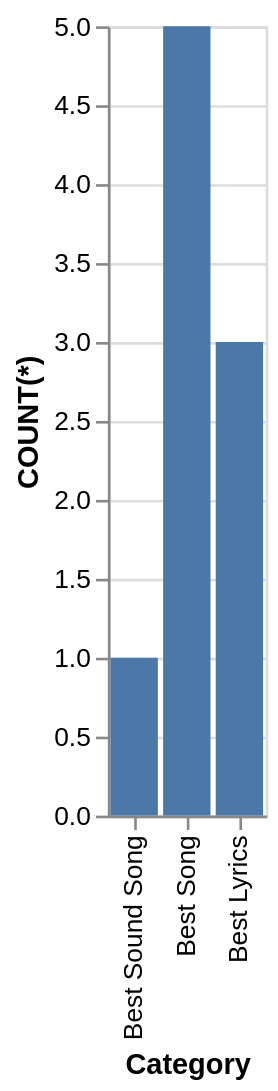

Specify this chart in Vega-Lite:
### Vega-Lite specification from a JSON file in a GitHub repository (floating-point values rounded to 4 significant figures)
{"data": {"values": [{"x_data": "Best Lyrics", "y_data": 3}, {"x_data": "Best Song", "y_data": 5}, {"x_data": "Best Sound Song", "y_data": 1}]}, "mark": "bar", "encoding": {"x": {"field": "x_data", "type": "nominal", "title": "Category", "sort": "descending"}, "y": {"field": "y_data", "type": "quantitative", "title": "COUNT(*)"}}}
